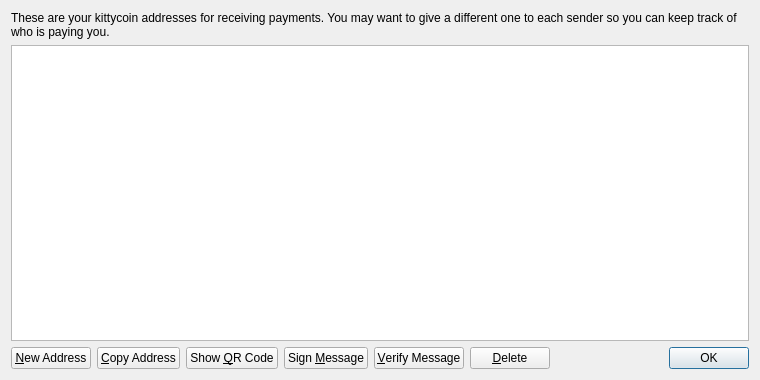
<?xml version="1.0" encoding="UTF-8"?>
<ui version="4.0">
 <class>AddressBookPage</class>
 <widget class="QWidget" name="AddressBookPage">
  <property name="geometry">
   <rect>
    <x>0</x>
    <y>0</y>
    <width>760</width>
    <height>380</height>
   </rect>
  </property>
  <property name="windowTitle">
   <string>Address Book</string>
  </property>
  <layout class="QVBoxLayout" name="verticalLayout">
   <item>
    <widget class="QLabel" name="labelExplanation">
     <property name="text">
      <string>These are your kittycoin addresses for receiving payments. You may want to give a different one to each sender so you can keep track of who is paying you.</string>
     </property>
     <property name="textFormat">
      <enum>Qt::PlainText</enum>
     </property>
     <property name="wordWrap">
      <bool>true</bool>
     </property>
    </widget>
   </item>
   <item>
    <widget class="QTableView" name="tableView">
     <property name="contextMenuPolicy">
      <enum>Qt::CustomContextMenu</enum>
     </property>
     <property name="toolTip">
      <string>Double-click to edit address or label</string>
     </property>
     <property name="tabKeyNavigation">
      <bool>false</bool>
     </property>
     <property name="selectionMode">
      <enum>QAbstractItemView::SingleSelection</enum>
     </property>
     <property name="selectionBehavior">
      <enum>QAbstractItemView::SelectRows</enum>
     </property>
     <property name="sortingEnabled">
      <bool>true</bool>
     </property>
     <attribute name="verticalHeaderVisible">
      <bool>false</bool>
     </attribute>
    </widget>
   </item>
   <item>
    <layout class="QHBoxLayout" name="horizontalLayout">
     <item>
      <widget class="QPushButton" name="newAddressButton">
       <property name="toolTip">
        <string>Create a new address</string>
       </property>
       <property name="text">
        <string>&amp;New Address</string>
       </property>
      </widget>
     </item>
     <item>
      <widget class="QPushButton" name="copyToClipboard">
       <property name="toolTip">
        <string>Copy the currently selected address to the system clipboard</string>
       </property>
       <property name="text">
        <string>&amp;Copy Address</string>
       </property>
      </widget>
     </item>
     <item>
      <widget class="QPushButton" name="showQRCode">
       <property name="text">
        <string>Show &amp;QR Code</string>
       </property>
      </widget>
     </item>
     <item>
      <widget class="QPushButton" name="signMessage">
       <property name="toolTip">
        <string>Sign a message to prove you own a kittycoin address</string>
       </property>
       <property name="text">
        <string>Sign &amp;Message</string>
       </property>
      </widget>
     </item>
     <item>
      <widget class="QPushButton" name="verifyMessage">
       <property name="toolTip">
        <string>Verify a message to ensure it was signed with a specified kittycoin address</string>
       </property>
       <property name="text">
        <string>&amp;Verify Message</string>
       </property>
      </widget>
     </item>
     <item>
      <widget class="QPushButton" name="deleteButton">
       <property name="toolTip">
        <string>Delete the currently selected address from the list</string>
       </property>
       <property name="text">
        <string>&amp;Delete</string>
       </property>
      </widget>
     </item>
     <item>
      <spacer name="horizontalSpacer">
       <property name="orientation">
        <enum>Qt::Horizontal</enum>
       </property>
       <property name="sizeHint" stdset="0">
        <size>
         <width>40</width>
         <height>20</height>
        </size>
       </property>
      </spacer>
     </item>
     <item>
      <widget class="QDialogButtonBox" name="buttonBox">
       <property name="sizePolicy">
        <sizepolicy hsizetype="Maximum" vsizetype="Fixed">
         <horstretch>0</horstretch>
         <verstretch>0</verstretch>
        </sizepolicy>
       </property>
       <property name="standardButtons">
        <set>QDialogButtonBox::Ok</set>
       </property>
      </widget>
     </item>
    </layout>
   </item>
  </layout>
 </widget>
 <resources>
  <include location="../bitcoin.qrc"/>
 </resources>
 <connections/>
</ui>
